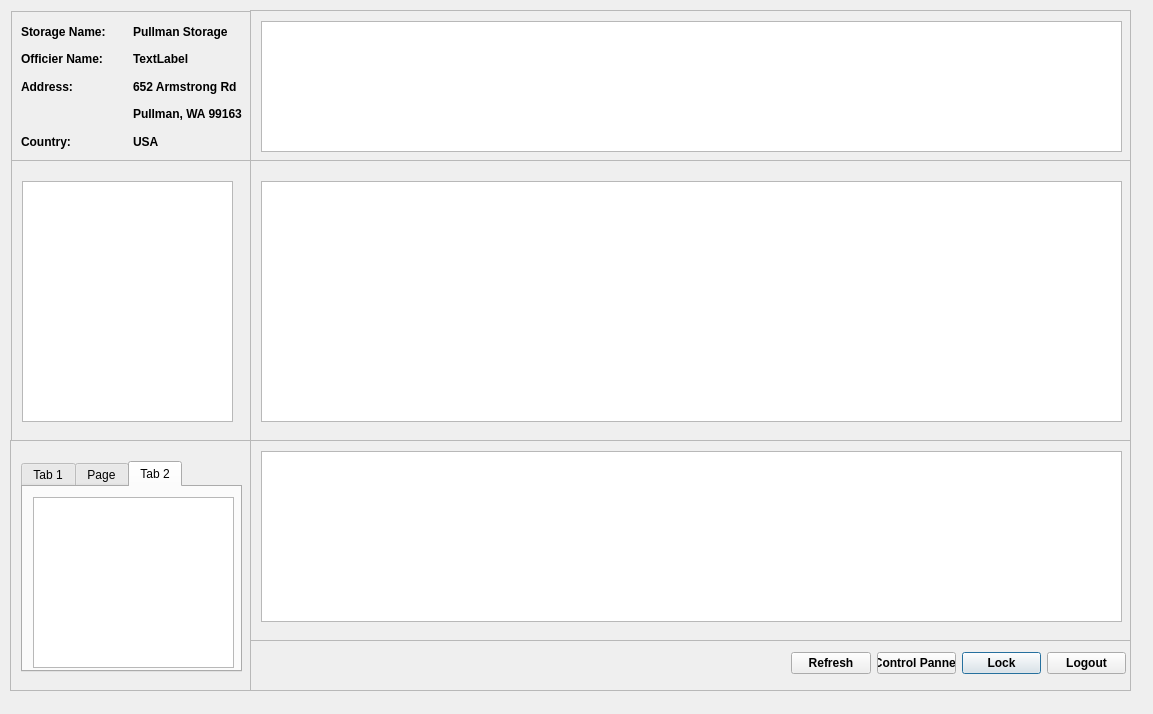
<?xml version="1.0" encoding="UTF-8"?>
<ui version="4.0">
 <class>Pullman_Main</class>
 <widget class="QDialog" name="Pullman_Main">
  <property name="geometry">
   <rect>
    <x>0</x>
    <y>0</y>
    <width>1153</width>
    <height>714</height>
   </rect>
  </property>
  <property name="windowTitle">
   <string>Dialog</string>
  </property>
  <widget class="QScrollArea" name="scrollArea">
   <property name="geometry">
    <rect>
     <x>11</x>
     <y>11</y>
     <width>241</width>
     <height>151</height>
    </rect>
   </property>
   <property name="widgetResizable">
    <bool>true</bool>
   </property>
   <widget class="QWidget" name="scrollAreaWidgetContents">
    <property name="geometry">
     <rect>
      <x>0</x>
      <y>0</y>
      <width>239</width>
      <height>149</height>
     </rect>
    </property>
    <property name="minimumSize">
     <size>
      <width>215</width>
      <height>107</height>
     </size>
    </property>
    <layout class="QGridLayout" name="gridLayout">
     <item row="0" column="0">
      <widget class="QLabel" name="label">
       <property name="font">
        <font>
         <weight>75</weight>
         <bold>true</bold>
        </font>
       </property>
       <property name="text">
        <string>Storage Name:</string>
       </property>
      </widget>
     </item>
     <item row="1" column="1">
      <widget class="QLabel" name="label_4">
       <property name="font">
        <font>
         <weight>75</weight>
         <bold>true</bold>
        </font>
       </property>
       <property name="text">
        <string>TextLabel</string>
       </property>
      </widget>
     </item>
     <item row="4" column="1">
      <widget class="QLabel" name="label_9">
       <property name="font">
        <font>
         <weight>75</weight>
         <bold>true</bold>
        </font>
       </property>
       <property name="text">
        <string>USA</string>
       </property>
      </widget>
     </item>
     <item row="2" column="1">
      <widget class="QLabel" name="label_6">
       <property name="font">
        <font>
         <weight>75</weight>
         <bold>true</bold>
        </font>
       </property>
       <property name="text">
        <string>652 Armstrong Rd</string>
       </property>
      </widget>
     </item>
     <item row="0" column="1">
      <widget class="QLabel" name="label_2">
       <property name="font">
        <font>
         <weight>75</weight>
         <bold>true</bold>
        </font>
       </property>
       <property name="text">
        <string>Pullman Storage</string>
       </property>
      </widget>
     </item>
     <item row="3" column="1">
      <widget class="QLabel" name="label_7">
       <property name="font">
        <font>
         <weight>75</weight>
         <bold>true</bold>
        </font>
       </property>
       <property name="text">
        <string>Pullman, WA 99163</string>
       </property>
      </widget>
     </item>
     <item row="1" column="0">
      <widget class="QLabel" name="label_3">
       <property name="font">
        <font>
         <weight>75</weight>
         <bold>true</bold>
        </font>
       </property>
       <property name="text">
        <string>Officier Name:</string>
       </property>
      </widget>
     </item>
     <item row="2" column="0">
      <widget class="QLabel" name="label_5">
       <property name="font">
        <font>
         <weight>75</weight>
         <bold>true</bold>
        </font>
       </property>
       <property name="text">
        <string>Address:</string>
       </property>
      </widget>
     </item>
     <item row="4" column="0">
      <widget class="QLabel" name="label_8">
       <property name="font">
        <font>
         <weight>75</weight>
         <bold>true</bold>
        </font>
       </property>
       <property name="text">
        <string>Country:</string>
       </property>
      </widget>
     </item>
    </layout>
   </widget>
  </widget>
  <widget class="QScrollArea" name="scrollArea_2">
   <property name="geometry">
    <rect>
     <x>11</x>
     <y>160</y>
     <width>241</width>
     <height>281</height>
    </rect>
   </property>
   <property name="widgetResizable">
    <bool>true</bool>
   </property>
   <widget class="QWidget" name="scrollAreaWidgetContents_3">
    <property name="geometry">
     <rect>
      <x>0</x>
      <y>0</y>
      <width>239</width>
      <height>279</height>
     </rect>
    </property>
    <widget class="QTableView" name="tableView">
     <property name="geometry">
      <rect>
       <x>10</x>
       <y>20</y>
       <width>211</width>
       <height>241</height>
      </rect>
     </property>
    </widget>
   </widget>
  </widget>
  <widget class="QScrollArea" name="scrollArea_3">
   <property name="geometry">
    <rect>
     <x>10</x>
     <y>440</y>
     <width>241</width>
     <height>251</height>
    </rect>
   </property>
   <property name="widgetResizable">
    <bool>true</bool>
   </property>
   <widget class="QWidget" name="scrollAreaWidgetContents_4">
    <property name="geometry">
     <rect>
      <x>0</x>
      <y>0</y>
      <width>239</width>
      <height>249</height>
     </rect>
    </property>
    <widget class="QTabWidget" name="tabWidget">
     <property name="geometry">
      <rect>
       <x>10</x>
       <y>20</y>
       <width>221</width>
       <height>211</height>
      </rect>
     </property>
     <property name="currentIndex">
      <number>2</number>
     </property>
     <widget class="QWidget" name="tab">
      <attribute name="title">
       <string>Tab 1</string>
      </attribute>
      <widget class="QTableView" name="tableView_2">
       <property name="geometry">
        <rect>
         <x>10</x>
         <y>10</y>
         <width>201</width>
         <height>171</height>
        </rect>
       </property>
      </widget>
     </widget>
     <widget class="QWidget" name="tab_3">
      <attribute name="title">
       <string>Page</string>
      </attribute>
      <widget class="QTableView" name="tableView_3">
       <property name="geometry">
        <rect>
         <x>0</x>
         <y>0</y>
         <width>201</width>
         <height>171</height>
        </rect>
       </property>
      </widget>
     </widget>
     <widget class="QWidget" name="tab_2">
      <attribute name="title">
       <string>Tab 2</string>
      </attribute>
      <widget class="QTableView" name="tableView_4">
       <property name="geometry">
        <rect>
         <x>10</x>
         <y>10</y>
         <width>201</width>
         <height>171</height>
        </rect>
       </property>
      </widget>
     </widget>
    </widget>
   </widget>
  </widget>
  <widget class="QScrollArea" name="scrollArea_4">
   <property name="geometry">
    <rect>
     <x>250</x>
     <y>10</y>
     <width>881</width>
     <height>160</height>
    </rect>
   </property>
   <property name="widgetResizable">
    <bool>true</bool>
   </property>
   <widget class="QWidget" name="scrollAreaWidgetContents_5">
    <property name="geometry">
     <rect>
      <x>0</x>
      <y>0</y>
      <width>879</width>
      <height>158</height>
     </rect>
    </property>
    <widget class="QTableView" name="tableView_5">
     <property name="geometry">
      <rect>
       <x>10</x>
       <y>10</y>
       <width>861</width>
       <height>131</height>
      </rect>
     </property>
    </widget>
   </widget>
  </widget>
  <widget class="QScrollArea" name="scrollArea_5">
   <property name="geometry">
    <rect>
     <x>250</x>
     <y>160</y>
     <width>881</width>
     <height>281</height>
    </rect>
   </property>
   <property name="widgetResizable">
    <bool>true</bool>
   </property>
   <widget class="QWidget" name="scrollAreaWidgetContents_6">
    <property name="geometry">
     <rect>
      <x>0</x>
      <y>0</y>
      <width>879</width>
      <height>279</height>
     </rect>
    </property>
    <widget class="QTableView" name="tableView_6">
     <property name="geometry">
      <rect>
       <x>10</x>
       <y>20</y>
       <width>861</width>
       <height>241</height>
      </rect>
     </property>
    </widget>
   </widget>
  </widget>
  <widget class="QScrollArea" name="scrollArea_6">
   <property name="geometry">
    <rect>
     <x>250</x>
     <y>440</y>
     <width>881</width>
     <height>201</height>
    </rect>
   </property>
   <property name="widgetResizable">
    <bool>true</bool>
   </property>
   <widget class="QWidget" name="scrollAreaWidgetContents_7">
    <property name="geometry">
     <rect>
      <x>0</x>
      <y>0</y>
      <width>879</width>
      <height>199</height>
     </rect>
    </property>
    <widget class="QTableView" name="tableView_7">
     <property name="geometry">
      <rect>
       <x>10</x>
       <y>10</y>
       <width>861</width>
       <height>171</height>
      </rect>
     </property>
    </widget>
   </widget>
  </widget>
  <widget class="QScrollArea" name="scrollArea_7">
   <property name="geometry">
    <rect>
     <x>250</x>
     <y>640</y>
     <width>881</width>
     <height>51</height>
    </rect>
   </property>
   <property name="widgetResizable">
    <bool>true</bool>
   </property>
   <widget class="QWidget" name="scrollAreaWidgetContents_8">
    <property name="geometry">
     <rect>
      <x>0</x>
      <y>0</y>
      <width>879</width>
      <height>49</height>
     </rect>
    </property>
    <widget class="QWidget" name="layoutWidget">
     <property name="geometry">
      <rect>
       <x>540</x>
       <y>10</y>
       <width>335</width>
       <height>25</height>
      </rect>
     </property>
     <layout class="QGridLayout" name="gridLayout_2">
      <item row="0" column="2">
       <widget class="QPushButton" name="pushButton_2">
        <property name="font">
         <font>
          <weight>75</weight>
          <bold>true</bold>
         </font>
        </property>
        <property name="text">
         <string>Lock</string>
        </property>
       </widget>
      </item>
      <item row="0" column="3">
       <widget class="QPushButton" name="pushButton">
        <property name="font">
         <font>
          <weight>75</weight>
          <bold>true</bold>
         </font>
        </property>
        <property name="text">
         <string>Logout</string>
        </property>
       </widget>
      </item>
      <item row="0" column="0">
       <widget class="QPushButton" name="pushButton_4">
        <property name="enabled">
         <bool>true</bool>
        </property>
        <property name="font">
         <font>
          <weight>75</weight>
          <bold>true</bold>
         </font>
        </property>
        <property name="text">
         <string>Refresh</string>
        </property>
       </widget>
      </item>
      <item row="0" column="1">
       <widget class="QPushButton" name="pushButton_3">
        <property name="font">
         <font>
          <weight>75</weight>
          <bold>true</bold>
         </font>
        </property>
        <property name="text">
         <string>Control Pannel</string>
        </property>
       </widget>
      </item>
     </layout>
    </widget>
   </widget>
  </widget>
 </widget>
 <resources/>
 <connections/>
</ui>
